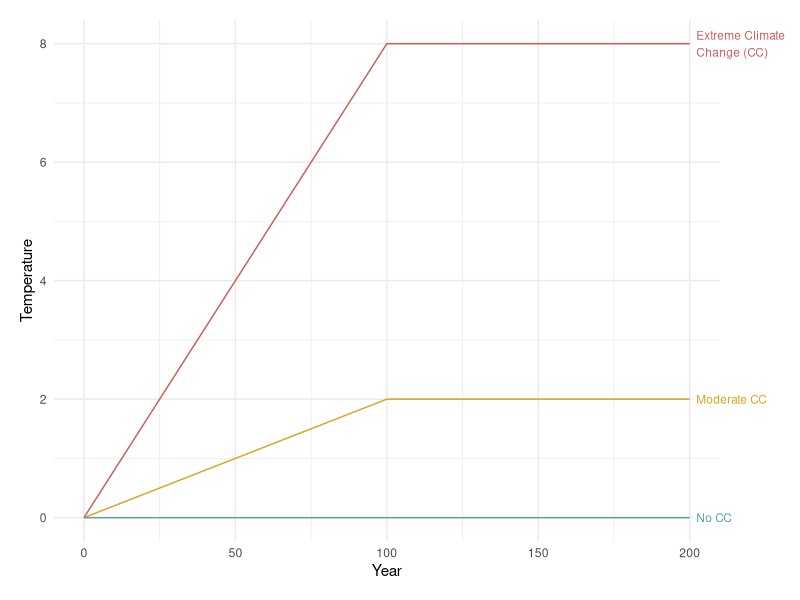
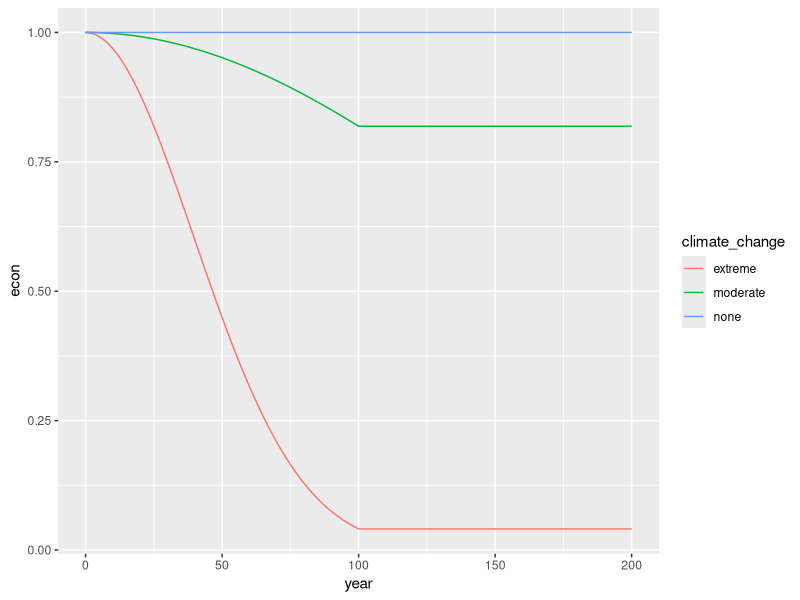
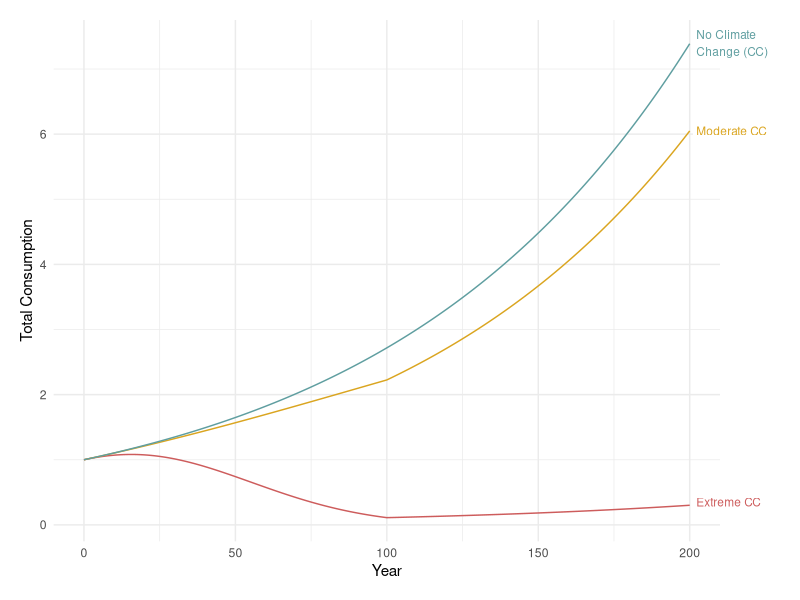
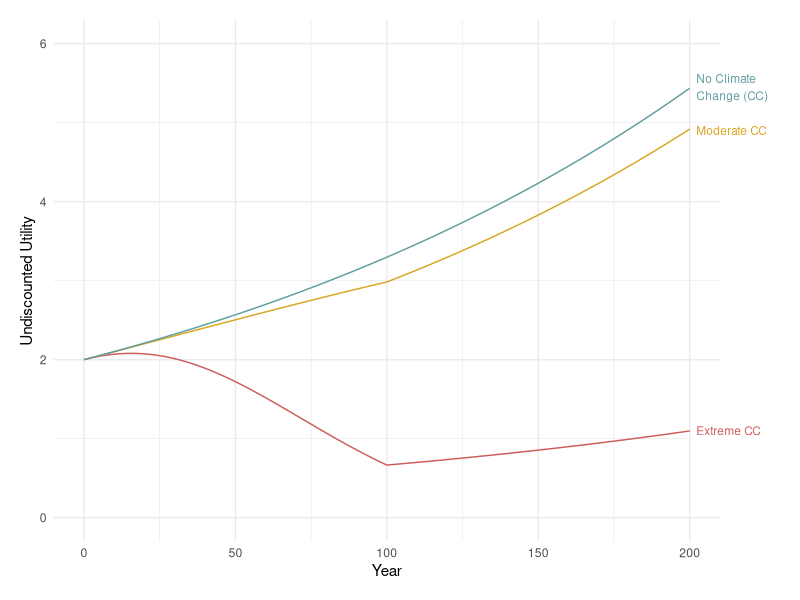
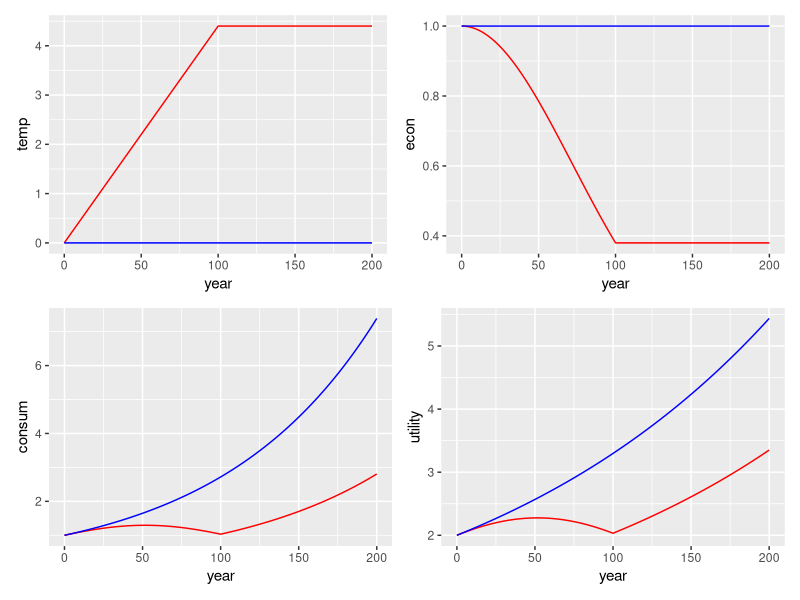

The R script that drew these images, in order:
## ---- chunk 1
knitr::opts_chunk$set(echo = TRUE,
                      message = FALSE,
                      warning = FALSE)
## ---- chunk 2
library(tidyverse)
## ---- chunk 3
years <- data.frame(
  year = seq(from = 0, to = 200, by = 1))

# temperature function
temp_fun = function(t, T){
  temp = pmin(t*T/100,T)
  }

temp_time <- years %>% 
  mutate(none = temp_fun(t = year, T = 0),
         moderate = temp_fun(t = year, T = 2),
         extreme = temp_fun(t = year, T = 8)) %>% 
  pivot_longer(2:4,
               values_to = "temp",
               names_to = "climate_change")
## ---- chunk 4
ggplot(temp_time, aes(x = year,
                      y = temp,
                      color = climate_change)) +
  geom_line(show.legend = FALSE) + 
  scale_color_manual(values = c("indianred", "goldenrod", "cadetblue")) +
  theme_minimal() + 
  theme(plot.margin = unit(c(1, 4, 1, 1), "lines")) +
  coord_cartesian(clip = "off") +
  geom_label(x = 201, y = 8, size = 3, 
             hjust = 0, label.size = 0,
             label = "Extreme Climate \nChange (CC)",
             color = "indianred") +
  geom_label(x = 201, y = 2, size = 3, 
             hjust = 0, label.size = 0,
             label = "Moderate CC",
             color = "goldenrod") +
  geom_label(x = 201, y = 0, size = 3, 
             hjust = 0, label.size = 0,
             label = "No CC",
             color = "cadetblue") +
  labs(x = "Year",
       y = "Temperature",
       color = "Climate Change \nScenario")
## ---- chunk 5
# economic activity retained function
econ_fun <- function(temp, B = 0.05){
  econ = exp(-B*temp^2)
  }

econ_time <- temp_time %>% 
  mutate(econ = econ_fun(temp = temp))

ggplot(econ_time, aes(x = year,
                      y = econ,
                      color = climate_change)) + 
  geom_line()

# total consumption function
consum_fun <- function(econ, g = 0.01, t){
  consum = econ*exp(g*t)
  }  

consum_time <- econ_time %>% 
  mutate(consum = consum_fun(t = year, econ = econ))
## ---- chunk 6
ggplot(consum_time, aes(x = year,
                      y = consum,
                      color = climate_change)) +
  geom_line(show.legend = FALSE) + 
  scale_color_manual(values = c("indianred", "goldenrod", "cadetblue")) +
  theme_minimal() + 
  theme(plot.margin = unit(c(1, 4, 1, 1), "lines")) +
  coord_cartesian(clip = "off") +
  geom_label(x = 201, y = 0.35, size = 3, 
             hjust = 0, label.size = 0,
             label = "Extreme CC",
             color = "indianred") +
  geom_label(x = 201, y = 6.05, size = 3, 
             hjust = 0, label.size = 0,
             label = "Moderate CC",
             color = "goldenrod") +
  geom_label(x = 201, y = 7.4, size = 3, 
             hjust = 0, label.size = 0, 
             label = "No Climate \nChange (CC)",
             color = "cadetblue") +
  labs(x = "Year",
       y = "Total Consumption",
       color = "Climate Change \nScenario")
## ---- chunk 7
# society utility function
utility_fun <- function(C, n = 0.5){
  utility = ((C^(1-n))/(1-n))
  }

utility_time <- consum_time %>% 
  mutate(utility = utility_fun(C = consum))
## ---- chunk 8
ggplot(utility_time, aes(x = year,
                      y = utility,
                      color = climate_change)) +
  geom_line(show.legend = FALSE) + 
  scale_color_manual(values = c("indianred", "goldenrod", "cadetblue")) +
  theme_minimal() + 
  theme(plot.margin = unit(c(1, 4, 1, 1), "lines")) +
  coord_cartesian(clip = "off") +
  geom_label(x = 201, y = 1.1, size = 3, 
             hjust = 0, label.size = 0,
             label = "Extreme CC",
             color = "indianred") +
  geom_label(x = 201, y = 4.9, size = 3, 
             hjust = 0, label.size = 0, 
             label = "Moderate CC", 
             color = "goldenrod") +
  geom_label(x = 201, y = 5.45, size = 3, 
             hjust = 0, label.size = 0,
             label = "No Climate \nChange (CC)", 
             color = "cadetblue") +
  scale_y_continuous(limits = c(0, 6)) +
  labs(x = "Year",
       y = "Undiscounted Utility",
       color = "Climate Change \nScenario")
## ---- chunk 9
# discount rate function
disc_fun <- function(y = 0.005, n = 0.5, g = 0.01){
  disc = y + n*g
  }



## ---- chunk 10

## ---- chunk 11
library(patchwork)

c_4.4 <- years %>% 
  mutate(temp = temp_fun(t = year, T = 4.4),
         econ = econ_fun(temp = temp),
         consum = consum_fun(t = year, econ = econ),
         utility = utility_fun(C = consum))

c_0 <- years %>% 
  mutate(temp = temp_fun(t = year, T = 0),
         econ = econ_fun(temp = temp),
         consum = consum_fun(t = year, econ = econ),
         utility = utility_fun(C = consum))

c_temp_g <- ggplot() + 
  geom_line(data = c_4.4, aes(x = year, y = temp),
            color = "red") + 
  geom_line(data = c_0, aes(x = year, y = temp),
            color = "blue")

c_econ_g <- ggplot() + 
  geom_line(data = c_4.4, aes(x = year, y = econ),
            color = "red") +
  geom_line(data = c_0, aes(x = year, y = econ),
            color = "blue")

c_consum_g <- ggplot() + 
  geom_line(data = c_4.4, aes(x = year, y = consum),
            color = "red") + 
  geom_line(data = c_0, aes(x = year, y = consum),
            color = "blue")

c_utility_g <- ggplot() + 
  geom_line(data = c_4.4, aes(x = year, y = utility),
            color = "red") + 
  geom_line(data = c_0, aes(x = year, y = utility),
            color = "blue")

(c_temp_g + c_econ_g) / (c_consum_g + c_utility_g)
  
